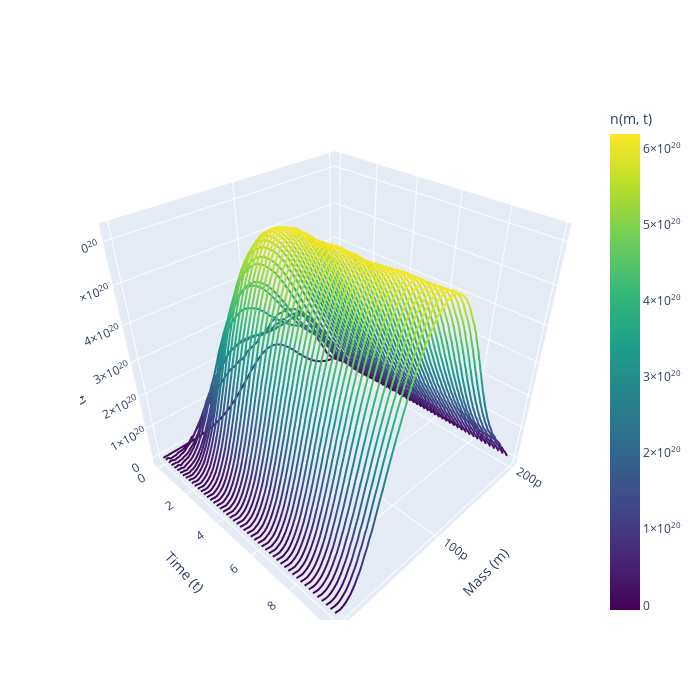

The notebook cell this image was saved under:
### Markdown cell above
## classic NN

### Code cell
f = lambda x, u=None: obs.f_model_NN(x, classicNN)


ekf_classicNN = obs.EKF(state_dim=M+1, meas_dim=1, f_model=f, h_model=h,
          n_max=norm_scales["n_max"], s_max=norm_scales["S_max"],
          use_autograd=True)

ekf_classicNN.set_initial_state(x0)            # x0 in PHYSICAL units
ekf_classicNN.P = torch.eye(ekf_classicNN.n) * 1e-1
ekf_classicNN.Q = torch.eye(ekf_classicNN.n) * 1e-5     # normalized-space noise
ekf_classicNN.R = torch.eye(ekf_classicNN.m) * (0.05 * biomass_measurement.max())  # physical noise

X_estimates = ekf_classicNN.run(U_seq=None,
                           Y_seq=torch.tensor(biomass_noisy, dtype=torch.float32))

# Plot (needs m_torch (M,) and delta_m_torch (scalar tensor))
fig, axes = ekf_classicNN.plot_results(
    X_estimates=X_estimates,
    biomass_measurement=torch.tensor(biomass_measurement, dtype=torch.float32),  # or biomass_noisy
    S_reference=S_pde,                      # optionally pass a reference substrate trajectory
    m_torch=m_torch,                       # (M,) torch tensor of mass grid
    delta_m_torch=delta_m_torch,           # scalar torch tensor (mass bin width)
    title_prefix="EKF classicNN"
)
helper.plot_spaghetti(m,t_eval,X_estimates[:][:-1].numpy().T)
